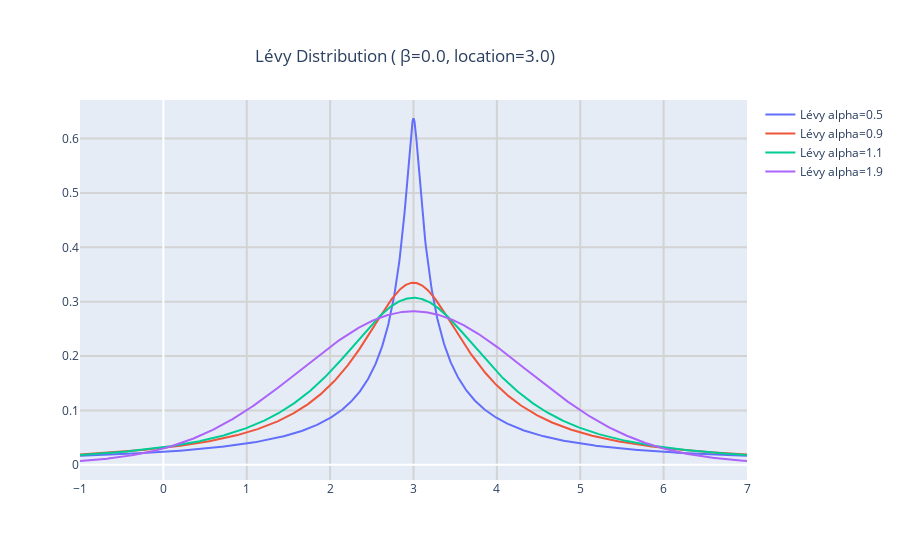

Notebook code for this chart:
### Markdown cell above
Then here are go plot the results:

### Code cell
# values of x
x = np.linspace(-1, 7, 1000)

# list empty for Plotly
curves_plot = []

# Generate and plot value of alpha
for alpha in curves:
    y = levy_stable.pdf(x, alpha, beta, loc=m, scale=c)
    name_value = go.Scatter(x=x, y=y, mode='lines', name=f'Lévy alpha={alpha}')
    curves_plot.append(name_value)

# Layout de la gráfica
layout = go.Layout(
     title=dict(
        text='Lévy Distribution ( β={}, location={})'.format(beta, m),
        x=0.45,  # Positioning the title in the center
        xanchor='center',  # Ensures the title is centered at x=0.5
        yanchor='top'  # Keeps the title anchored to the top
    )
    , xaxis=dict(gridcolor='lightgray', gridwidth=2)
    , yaxis=dict(gridcolor='lightgray', gridwidth=2)
    , showlegend=True

)

# Crear y mostrar la figura
levy_plot = go.Figure(data=curves_plot, layout=layout)
levy_plot.show()

### Figure 1 — Plotly figure (JSON) as saved in the notebook; plotly's stock layout.template omitted (floating-point values rounded to 4 significant figures; data arrays with more than 128 entries replaced by an {"elided": "..."} marker saying what was removed)
{"data": [{"mode": "lines", "name": "Lévy alpha=0.5", "type": "scatter", "x": {"elided": "1000 float values"}, "y": {"elided": "1000 float values"}}, {"mode": "lines", "name": "Lévy alpha=0.9", "type": "scatter", "x": {"elided": "1000 float values"}, "y": {"elided": "1000 float values"}}, {"mode": "lines", "name": "Lévy alpha=1.1", "type": "scatter", "x": {"elided": "1000 float values"}, "y": {"elided": "1000 float values"}}, {"mode": "lines", "name": "Lévy alpha=1.9", "type": "scatter", "x": {"elided": "1000 float values"}, "y": {"elided": "1000 float values"}}], "layout": {"autosize": true, "showlegend": true, "title": {"text": "Lévy Distribution ( β=0.0, location=3.0)", "x": 0.45, "xanchor": "center", "yanchor": "top"}, "xaxis": {"autorange": true, "gridcolor": "lightgray", "gridwidth": 2, "range": [-1, 7], "type": "linear"}, "yaxis": {"autorange": true, "gridcolor": "lightgray", "gridwidth": 2, "range": [-0.02792, 0.671], "type": "linear"}}}
